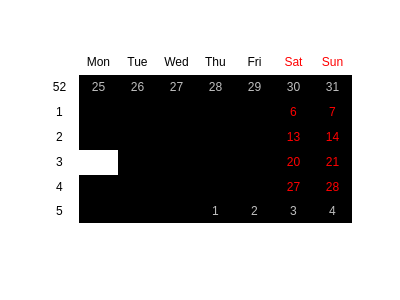
<?xml version="1.0" encoding="UTF-8"?>
<ui version="4.0">
 <class>Form</class>
 <widget class="QWidget" name="Form">
  <property name="geometry">
   <rect>
    <x>0</x>
    <y>0</y>
    <width>400</width>
    <height>300</height>
   </rect>
  </property>
  <property name="windowTitle">
   <string>Form</string>
  </property>
  <property name="styleSheet">
   <string notr="true">background-color: rgb(255, 255, 255);</string>
  </property>
  <widget class="QCalendarWidget" name="calendarWidget">
   <property name="geometry">
    <rect>
     <x>40</x>
     <y>50</y>
     <width>312</width>
     <height>173</height>
    </rect>
   </property>
   <property name="autoFillBackground">
    <bool>false</bool>
   </property>
   <property name="styleSheet">
    <string notr="true">background-color: transparent;
border-bottom-color: transparent;
alternate-background-color: transparent;
selection-background-color: transparent;</string>
   </property>
   <property name="gridVisible">
    <bool>false</bool>
   </property>
   <property name="navigationBarVisible">
    <bool>false</bool>
   </property>
   <property name="dateEditEnabled">
    <bool>true</bool>
   </property>
  </widget>
 </widget>
 <resources/>
 <connections/>
</ui>
